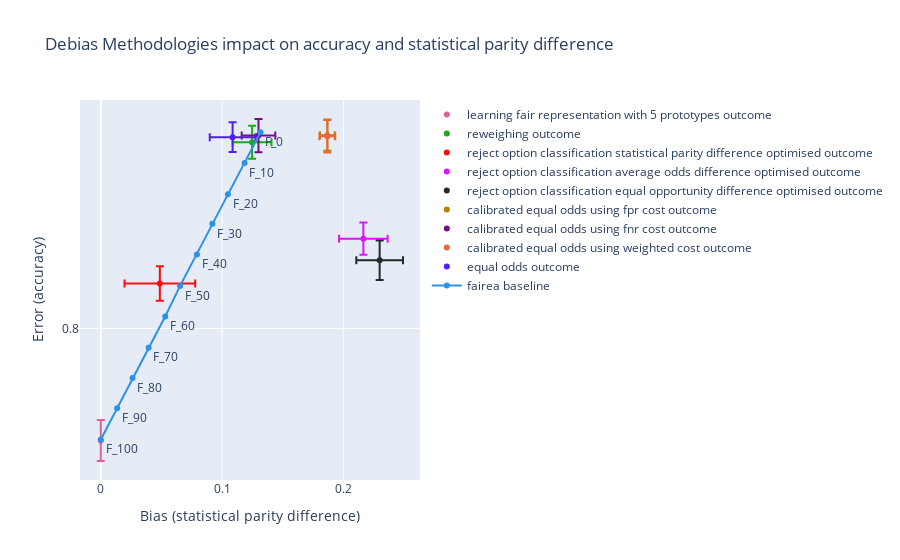

Notebook code for this chart:
### Code cell
random_forest_bias.show_fairea_graph("accuracy", "statistical parity difference")

### Figure 1 — Plotly figure (JSON) as saved in the notebook; plotly's stock layout.template omitted (floating-point values rounded to 4 significant figures)
{"data": [{"error_x": {"array": [0], "type": "data"}, "error_y": {"array": [-0.006696], "type": "data"}, "marker": {"color": "#E15F99"}, "mode": "markers", "name": "learning fair representation with 5 prototypes outcome", "showlegend": true, "type": "scatter", "x": [0], "y": [0.7635]}, {"error_x": {"array": [-0.01594], "type": "data"}, "error_y": {"array": [-0.005392], "type": "data"}, "marker": {"color": "#1CA71C"}, "mode": "markers", "name": "reweighing outcome", "showlegend": true, "type": "scatter", "x": [0.1247], "y": [0.8607]}, {"error_x": {"array": [-0.0291], "type": "data"}, "error_y": {"array": [-0.005595], "type": "data"}, "marker": {"color": "#FB0D0D"}, "mode": "markers", "name": "reject option classification statistical parity difference optimised outcome", "showlegend": true, "type": "scatter", "x": [0.04868], "y": [0.8147]}, {"error_x": {"array": [-0.02001], "type": "data"}, "error_y": {"array": [-0.005276], "type": "data"}, "marker": {"color": "#DA16FF"}, "mode": "markers", "name": "reject option classification average odds difference optimised outcome", "showlegend": true, "type": "scatter", "x": [0.2163], "y": [0.8293]}, {"error_x": {"array": [-0.01923], "type": "data"}, "error_y": {"array": [-0.006407], "type": "data"}, "marker": {"color": "#222A2A"}, "mode": "markers", "name": "reject option classification equal opportunity difference optimised outcome", "showlegend": true, "type": "scatter", "x": [0.2297], "y": [0.8223]}, {"error_x": {"array": [-0.006021], "type": "data"}, "error_y": {"array": [-0.005086], "type": "data"}, "marker": {"color": "#B68100"}, "mode": "markers", "name": "calibrated equal odds using fpr cost outcome", "showlegend": true, "type": "scatter", "x": [0.1867], "y": [0.863]}, {"error_x": {"array": [-0.01385], "type": "data"}, "error_y": {"array": [-0.005411], "type": "data"}, "marker": {"color": "#750D86"}, "mode": "markers", "name": "calibrated equal odds using fnr cost outcome", "showlegend": true, "type": "scatter", "x": [0.1299], "y": [0.8629]}, {"error_x": {"array": [-0.006535], "type": "data"}, "error_y": {"array": [-0.005277], "type": "data"}, "marker": {"color": "#EB663B"}, "mode": "markers", "name": "calibrated equal odds using weighted cost outcome", "showlegend": true, "type": "scatter", "x": [0.1866], "y": [0.8627]}, {"error_x": {"array": [-0.01881], "type": "data"}, "error_y": {"array": [-0.004884], "type": "data"}, "marker": {"color": "#511CFB"}, "mode": "markers", "name": "equal odds outcome", "showlegend": true, "type": "scatter", "x": [0.1086], "y": [0.8624]}, {"line": {"color": "#2E91E5"}, "mode": "lines+markers+text", "name": "fairea baseline", "showlegend": true, "text": ["F_0", "F_10", "F_20", "F_30", "F_40", "F_50", "F_60", "F_70", "F_80", "F_90", "F_100"], "textposition": "bottom right", "type": "scatter", "x": [0.1315, 0.1185, 0.1047, 0.09195, 0.07923, 0.06532, 0.0531, 0.03945, 0.02618, 0.01351, 0], "y": [0.864, 0.854, 0.8437, 0.8341, 0.8241, 0.8139, 0.804, 0.7938, 0.7839, 0.774, 0.7638]}], "layout": {"title": {"text": "Debias Methodologies impact on accuracy and statistical parity difference"}, "xaxis": {"dtick": 0.1, "tick0": 0, "title": {"text": "Bias (statistical parity difference)"}}, "yaxis": {"dtick": 0.1, "tick0": 0, "title": {"text": "Error (accuracy)"}}}}
